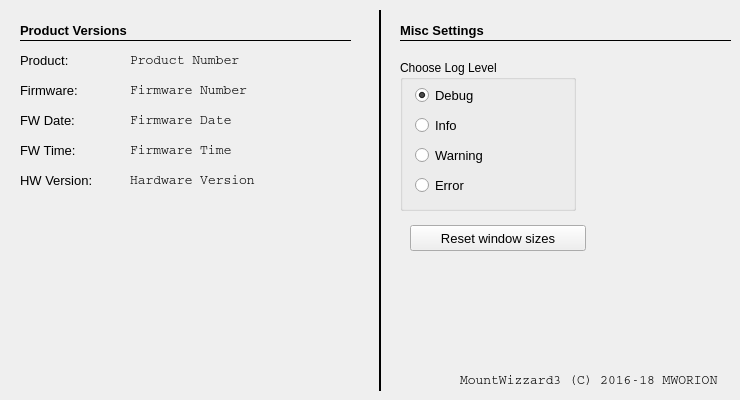
     <widget class="QWidget" name="tab_11">
      <attribute name="title">
       <string>Versions</string>
      </attribute>
      <widget class="QLabel" name="le_firmwareTime">
       <property name="geometry">
        <rect>
         <x>130</x>
         <y>140</y>
         <width>191</width>
         <height>21</height>
        </rect>
       </property>
       <property name="font">
        <font>
         <family>Courier</family>
         <pointsize>10</pointsize>
        </font>
       </property>
       <property name="text">
        <string>Firmware Time</string>
       </property>
      </widget>
      <widget class="QLabel" name="le_firmwareProductName">
       <property name="geometry">
        <rect>
         <x>130</x>
         <y>50</y>
         <width>191</width>
         <height>21</height>
        </rect>
       </property>
       <property name="font">
        <font>
         <family>Courier</family>
         <pointsize>10</pointsize>
        </font>
       </property>
       <property name="text">
        <string>Product Number</string>
       </property>
      </widget>
      <widget class="QLabel" name="le_firmwareDate">
       <property name="geometry">
        <rect>
         <x>130</x>
         <y>110</y>
         <width>191</width>
         <height>21</height>
        </rect>
       </property>
       <property name="font">
        <font>
         <family>Courier</family>
         <pointsize>10</pointsize>
        </font>
       </property>
       <property name="text">
        <string>Firmware Date</string>
       </property>
      </widget>
      <widget class="QLabel" name="firmwareProductName_2">
       <property name="geometry">
        <rect>
         <x>20</x>
         <y>50</y>
         <width>101</width>
         <height>21</height>
        </rect>
       </property>
       <property name="font">
        <font>
         <pointsize>10</pointsize>
        </font>
       </property>
       <property name="text">
        <string>Product:</string>
       </property>
      </widget>
      <widget class="QLabel" name="le_firmwareProductName_2">
       <property name="geometry">
        <rect>
         <x>460</x>
         <y>370</y>
         <width>271</width>
         <height>21</height>
        </rect>
       </property>
       <property name="font">
        <font>
         <family>Courier</family>
         <pointsize>10</pointsize>
        </font>
       </property>
       <property name="text">
        <string>MountWizzard3 (C) 2016-18 MWORION</string>
       </property>
      </widget>
      <widget class="QLabel" name="firmwareProductName_6">
       <property name="geometry">
        <rect>
         <x>20</x>
         <y>170</y>
         <width>101</width>
         <height>21</height>
        </rect>
       </property>
       <property name="font">
        <font>
         <pointsize>10</pointsize>
        </font>
       </property>
       <property name="text">
        <string>HW Version:</string>
       </property>
      </widget>
      <widget class="QLabel" name="label_56">
       <property name="geometry">
        <rect>
         <x>20</x>
         <y>20</y>
         <width>161</width>
         <height>21</height>
        </rect>
       </property>
       <property name="font">
        <font>
         <family>Arial</family>
         <pointsize>10</pointsize>
         <weight>75</weight>
         <bold>true</bold>
        </font>
       </property>
       <property name="text">
        <string>Product Versions</string>
       </property>
      </widget>
      <widget class="QLabel" name="le_hardwareVersion">
       <property name="geometry">
        <rect>
         <x>130</x>
         <y>170</y>
         <width>201</width>
         <height>21</height>
        </rect>
       </property>
       <property name="font">
        <font>
         <family>Courier</family>
         <pointsize>10</pointsize>
        </font>
       </property>
       <property name="text">
        <string>Hardware Version</string>
       </property>
      </widget>
      <widget class="QLabel" name="le_firmwareNumber">
       <property name="geometry">
        <rect>
         <x>130</x>
         <y>80</y>
         <width>191</width>
         <height>21</height>
        </rect>
       </property>
       <property name="font">
        <font>
         <family>Courier</family>
         <pointsize>10</pointsize>
        </font>
       </property>
       <property name="text">
        <string>Firmware Number</string>
       </property>
      </widget>
      <widget class="Line" name="line_6">
       <property name="geometry">
        <rect>
         <x>20</x>
         <y>40</y>
         <width>331</width>
         <height>1</height>
        </rect>
       </property>
       <property name="font">
        <font>
         <pointsize>10</pointsize>
        </font>
       </property>
       <property name="frameShadow">
        <enum>QFrame::Plain</enum>
       </property>
       <property name="orientation">
        <enum>Qt::Horizontal</enum>
       </property>
      </widget>
      <widget class="QLabel" name="firmwareProductName_4">
       <property name="geometry">
        <rect>
         <x>20</x>
         <y>110</y>
         <width>101</width>
         <height>21</height>
        </rect>
       </property>
       <property name="font">
        <font>
         <pointsize>10</pointsize>
        </font>
       </property>
       <property name="text">
        <string>FW Date:</string>
       </property>
      </widget>
      <widget class="QLabel" name="firmwareProductName_5">
       <property name="geometry">
        <rect>
         <x>20</x>
         <y>140</y>
         <width>101</width>
         <height>21</height>
        </rect>
       </property>
       <property name="font">
        <font>
         <pointsize>10</pointsize>
        </font>
       </property>
       <property name="text">
        <string>FW Time:</string>
       </property>
      </widget>
      <widget class="QLabel" name="firmwareProductName_3">
       <property name="geometry">
        <rect>
         <x>20</x>
         <y>80</y>
         <width>101</width>
         <height>21</height>
        </rect>
       </property>
       <property name="font">
        <font>
         <pointsize>10</pointsize>
        </font>
       </property>
       <property name="text">
        <string>Firmware:</string>
       </property>
      </widget>
      <widget class="QGroupBox" name="logginLevel">
       <property name="geometry">
        <rect>
         <x>400</x>
         <y>60</y>
         <width>176</width>
         <height>151</height>
        </rect>
       </property>
       <property name="title">
        <string>Choose Log Level</string>
       </property>
       <widget class="QRadioButton" name="loglevelDebug">
        <property name="geometry">
         <rect>
          <x>15</x>
          <y>25</y>
          <width>121</width>
          <height>21</height>
         </rect>
        </property>
        <property name="font">
         <font>
          <pointsize>10</pointsize>
         </font>
        </property>
        <property name="toolTip">
         <string>&lt;html&gt;&lt;head/&gt;&lt;body&gt;&lt;p&gt;Choose local solver&lt;/p&gt;&lt;/body&gt;&lt;/html&gt;</string>
        </property>
        <property name="text">
         <string>Debug</string>
        </property>
        <property name="checked">
         <bool>true</bool>
        </property>
       </widget>
       <widget class="QRadioButton" name="loglevelInfo">
        <property name="geometry">
         <rect>
          <x>15</x>
          <y>55</y>
          <width>76</width>
          <height>21</height>
         </rect>
        </property>
        <property name="font">
         <font>
          <pointsize>10</pointsize>
         </font>
        </property>
        <property name="toolTip">
         <string>&lt;html&gt;&lt;head/&gt;&lt;body&gt;&lt;p&gt;Choose online solver nova.astrometry.net as solver&lt;/p&gt;&lt;/body&gt;&lt;/html&gt;</string>
        </property>
        <property name="text">
         <string>Info</string>
        </property>
        <property name="checked">
         <bool>false</bool>
        </property>
       </widget>
       <widget class="QRadioButton" name="loglevelWarning">
        <property name="geometry">
         <rect>
          <x>15</x>
          <y>85</y>
          <width>106</width>
          <height>21</height>
         </rect>
        </property>
        <property name="font">
         <font>
          <pointsize>10</pointsize>
         </font>
        </property>
        <property name="toolTip">
         <string>&lt;html&gt;&lt;head/&gt;&lt;body&gt;&lt;p&gt;Choose online solver nova.astrometry.net as solver&lt;/p&gt;&lt;/body&gt;&lt;/html&gt;</string>
        </property>
        <property name="text">
         <string>Warning</string>
        </property>
        <property name="checked">
         <bool>false</bool>
        </property>
       </widget>
       <widget class="QRadioButton" name="loglevelError">
        <property name="geometry">
         <rect>
          <x>15</x>
          <y>115</y>
          <width>106</width>
          <height>21</height>
         </rect>
        </property>
        <property name="font">
         <font>
          <pointsize>10</pointsize>
         </font>
        </property>
        <property name="toolTip">
         <string>&lt;html&gt;&lt;head/&gt;&lt;body&gt;&lt;p&gt;Choose online solver nova.astrometry.net as solver&lt;/p&gt;&lt;/body&gt;&lt;/html&gt;</string>
        </property>
        <property name="text">
         <string>Error</string>
        </property>
        <property name="checked">
         <bool>false</bool>
        </property>
       </widget>
      </widget>
      <widget class="Line" name="line_57">
       <property name="geometry">
        <rect>
         <x>370</x>
         <y>10</y>
         <width>21</width>
         <height>381</height>
        </rect>
       </property>
       <property name="styleSheet">
        <string notr="true"/>
       </property>
       <property name="frameShadow">
        <enum>QFrame::Plain</enum>
       </property>
       <property name="lineWidth">
        <number>2</number>
       </property>
       <property name="orientation">
        <enum>Qt::Vertical</enum>
       </property>
      </widget>
      <widget class="Line" name="line_9">
       <property name="geometry">
        <rect>
         <x>400</x>
         <y>40</y>
         <width>331</width>
         <height>1</height>
        </rect>
       </property>
       <property name="font">
        <font>
         <pointsize>10</pointsize>
        </font>
       </property>
       <property name="frameShadow">
        <enum>QFrame::Plain</enum>
       </property>
       <property name="orientation">
        <enum>Qt::Horizontal</enum>
       </property>
      </widget>
      <widget class="QLabel" name="label_59">
       <property name="geometry">
        <rect>
         <x>400</x>
         <y>20</y>
         <width>161</width>
         <height>21</height>
        </rect>
       </property>
       <property name="font">
        <font>
         <family>Arial</family>
         <pointsize>10</pointsize>
         <weight>75</weight>
         <bold>true</bold>
        </font>
       </property>
       <property name="text">
        <string>Misc Settings</string>
       </property>
      </widget>
      <widget class="QPushButton" name="btn_resetWindowSizes">
       <property name="geometry">
        <rect>
         <x>410</x>
         <y>225</y>
         <width>176</width>
         <height>26</height>
        </rect>
       </property>
       <property name="font">
        <font>
         <family>Arial</family>
         <pointsize>10</pointsize>
        </font>
       </property>
       <property name="toolTip">
        <string>&lt;html&gt;&lt;head/&gt;&lt;body&gt;&lt;p&gt;Opens the image window&lt;/p&gt;&lt;/body&gt;&lt;/html&gt;</string>
       </property>
       <property name="styleSheet">
        <string notr="true"/>
       </property>
       <property name="text">
        <string>Reset window sizes</string>
       </property>
      </widget>
     </widget>
